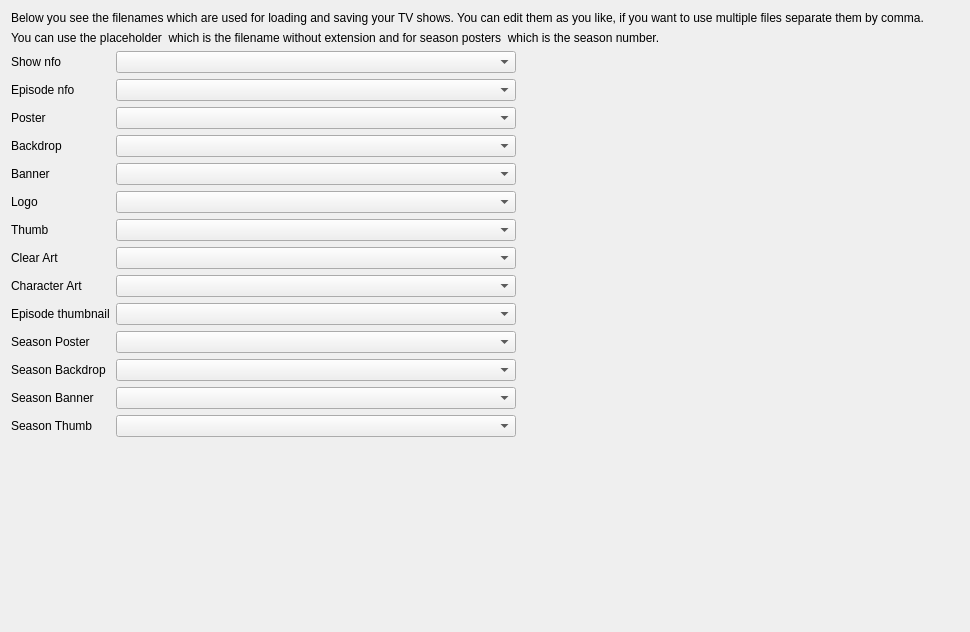
<?xml version="1.0" encoding="UTF-8"?>
<ui version="4.0">
 <class>TvShowSettingsWidget</class>
 <widget class="QWidget" name="TvShowSettingsWidget">
  <property name="geometry">
   <rect>
    <x>0</x>
    <y>0</y>
    <width>970</width>
    <height>632</height>
   </rect>
  </property>
  <layout class="QVBoxLayout" name="verticalLayout_7" stretch="0,0,1,0">
   <item>
    <widget class="QLabel" name="lblTvShowIntro">
     <property name="text">
      <string>Below you see the filenames which are used for loading and saving your TV shows. You can edit them as you like, if you want to use multiple files separate them by comma.</string>
     </property>
     <property name="wordWrap">
      <bool>true</bool>
     </property>
    </widget>
   </item>
   <item>
    <widget class="QLabel" name="lblTvShowPlaceholders">
     <property name="text">
      <string>You can use the placeholder &lt;baseFileName&gt; which is the filename without extension and for season posters &lt;seasonNumber&gt; which is the season number.</string>
     </property>
     <property name="wordWrap">
      <bool>true</bool>
     </property>
    </widget>
   </item>
   <item>
    <layout class="QFormLayout" name="formLayout_6">
     <property name="fieldGrowthPolicy">
      <enum>QFormLayout::FieldGrowthPolicy::ExpandingFieldsGrow</enum>
     </property>
     <item row="0" column="0">
      <widget class="QLabel" name="labelShowNfo">
       <property name="text">
        <string>Show nfo</string>
       </property>
      </widget>
     </item>
     <item row="2" column="0">
      <widget class="QLabel" name="labelPoster">
       <property name="text">
        <string>Poster</string>
       </property>
      </widget>
     </item>
     <item row="3" column="0">
      <widget class="QLabel" name="labelBackdrop">
       <property name="text">
        <string>Backdrop</string>
       </property>
      </widget>
     </item>
     <item row="4" column="0">
      <widget class="QLabel" name="labelBanner">
       <property name="text">
        <string>Banner</string>
       </property>
      </widget>
     </item>
     <item row="5" column="0">
      <widget class="QLabel" name="labelLogo">
       <property name="text">
        <string>Logo</string>
       </property>
      </widget>
     </item>
     <item row="7" column="0">
      <widget class="QLabel" name="labelClearArt">
       <property name="text">
        <string>Clear Art</string>
       </property>
      </widget>
     </item>
     <item row="8" column="0">
      <widget class="QLabel" name="labelCharacterArt">
       <property name="text">
        <string>Character Art</string>
       </property>
      </widget>
     </item>
     <item row="10" column="0">
      <widget class="QLabel" name="labelSeasonPoster">
       <property name="text">
        <string>Season Poster</string>
       </property>
      </widget>
     </item>
     <item row="11" column="0">
      <widget class="QLabel" name="labelSeasonBackdrop">
       <property name="text">
        <string>Season Backdrop</string>
       </property>
      </widget>
     </item>
     <item row="1" column="0">
      <widget class="QLabel" name="labelEpisodeNfo">
       <property name="text">
        <string>Episode nfo</string>
       </property>
      </widget>
     </item>
     <item row="9" column="0">
      <widget class="QLabel" name="labelEpisodeThumbnail">
       <property name="text">
        <string>Episode thumbnail</string>
       </property>
      </widget>
     </item>
     <item row="12" column="0">
      <widget class="QLabel" name="labelSeasonBanner">
       <property name="text">
        <string>Season Banner</string>
       </property>
      </widget>
     </item>
     <item row="0" column="1">
      <widget class="PlaceholderLineEdit" name="showNfo">
       <property name="sizePolicy">
        <sizepolicy hsizetype="MinimumExpanding" vsizetype="Fixed">
         <horstretch>0</horstretch>
         <verstretch>0</verstretch>
        </sizepolicy>
       </property>
       <property name="minimumSize">
        <size>
         <width>200</width>
         <height>0</height>
        </size>
       </property>
       <property name="maximumSize">
        <size>
         <width>400</width>
         <height>16777215</height>
        </size>
       </property>
      </widget>
     </item>
     <item row="1" column="1">
      <widget class="PlaceholderLineEdit" name="showEpisodeNfo">
       <property name="sizePolicy">
        <sizepolicy hsizetype="MinimumExpanding" vsizetype="Fixed">
         <horstretch>0</horstretch>
         <verstretch>0</verstretch>
        </sizepolicy>
       </property>
       <property name="minimumSize">
        <size>
         <width>200</width>
         <height>0</height>
        </size>
       </property>
       <property name="maximumSize">
        <size>
         <width>400</width>
         <height>16777215</height>
        </size>
       </property>
      </widget>
     </item>
     <item row="2" column="1">
      <widget class="PlaceholderLineEdit" name="showPoster">
       <property name="sizePolicy">
        <sizepolicy hsizetype="MinimumExpanding" vsizetype="Fixed">
         <horstretch>0</horstretch>
         <verstretch>0</verstretch>
        </sizepolicy>
       </property>
       <property name="minimumSize">
        <size>
         <width>200</width>
         <height>0</height>
        </size>
       </property>
       <property name="maximumSize">
        <size>
         <width>400</width>
         <height>16777215</height>
        </size>
       </property>
      </widget>
     </item>
     <item row="3" column="1">
      <widget class="PlaceholderLineEdit" name="showBackdrop">
       <property name="sizePolicy">
        <sizepolicy hsizetype="MinimumExpanding" vsizetype="Fixed">
         <horstretch>0</horstretch>
         <verstretch>0</verstretch>
        </sizepolicy>
       </property>
       <property name="minimumSize">
        <size>
         <width>200</width>
         <height>0</height>
        </size>
       </property>
       <property name="maximumSize">
        <size>
         <width>400</width>
         <height>16777215</height>
        </size>
       </property>
      </widget>
     </item>
     <item row="4" column="1">
      <widget class="PlaceholderLineEdit" name="showBanner">
       <property name="sizePolicy">
        <sizepolicy hsizetype="MinimumExpanding" vsizetype="Fixed">
         <horstretch>0</horstretch>
         <verstretch>0</verstretch>
        </sizepolicy>
       </property>
       <property name="minimumSize">
        <size>
         <width>200</width>
         <height>0</height>
        </size>
       </property>
       <property name="maximumSize">
        <size>
         <width>400</width>
         <height>16777215</height>
        </size>
       </property>
      </widget>
     </item>
     <item row="5" column="1">
      <widget class="PlaceholderLineEdit" name="showLogo">
       <property name="sizePolicy">
        <sizepolicy hsizetype="MinimumExpanding" vsizetype="Fixed">
         <horstretch>0</horstretch>
         <verstretch>0</verstretch>
        </sizepolicy>
       </property>
       <property name="minimumSize">
        <size>
         <width>200</width>
         <height>0</height>
        </size>
       </property>
       <property name="maximumSize">
        <size>
         <width>400</width>
         <height>16777215</height>
        </size>
       </property>
      </widget>
     </item>
     <item row="7" column="1">
      <widget class="PlaceholderLineEdit" name="showClearArt">
       <property name="sizePolicy">
        <sizepolicy hsizetype="MinimumExpanding" vsizetype="Fixed">
         <horstretch>0</horstretch>
         <verstretch>0</verstretch>
        </sizepolicy>
       </property>
       <property name="minimumSize">
        <size>
         <width>200</width>
         <height>0</height>
        </size>
       </property>
       <property name="maximumSize">
        <size>
         <width>400</width>
         <height>16777215</height>
        </size>
       </property>
      </widget>
     </item>
     <item row="8" column="1">
      <widget class="PlaceholderLineEdit" name="showCharacterArt">
       <property name="sizePolicy">
        <sizepolicy hsizetype="MinimumExpanding" vsizetype="Fixed">
         <horstretch>0</horstretch>
         <verstretch>0</verstretch>
        </sizepolicy>
       </property>
       <property name="minimumSize">
        <size>
         <width>200</width>
         <height>0</height>
        </size>
       </property>
       <property name="maximumSize">
        <size>
         <width>400</width>
         <height>16777215</height>
        </size>
       </property>
      </widget>
     </item>
     <item row="9" column="1">
      <widget class="PlaceholderLineEdit" name="showEpisodeThumbnail">
       <property name="sizePolicy">
        <sizepolicy hsizetype="MinimumExpanding" vsizetype="Fixed">
         <horstretch>0</horstretch>
         <verstretch>0</verstretch>
        </sizepolicy>
       </property>
       <property name="minimumSize">
        <size>
         <width>200</width>
         <height>0</height>
        </size>
       </property>
       <property name="maximumSize">
        <size>
         <width>400</width>
         <height>16777215</height>
        </size>
       </property>
      </widget>
     </item>
     <item row="10" column="1">
      <widget class="PlaceholderLineEdit" name="showSeasonPoster">
       <property name="sizePolicy">
        <sizepolicy hsizetype="MinimumExpanding" vsizetype="Fixed">
         <horstretch>0</horstretch>
         <verstretch>0</verstretch>
        </sizepolicy>
       </property>
       <property name="minimumSize">
        <size>
         <width>200</width>
         <height>0</height>
        </size>
       </property>
       <property name="maximumSize">
        <size>
         <width>400</width>
         <height>16777215</height>
        </size>
       </property>
      </widget>
     </item>
     <item row="11" column="1">
      <widget class="PlaceholderLineEdit" name="showSeasonBackdrop">
       <property name="sizePolicy">
        <sizepolicy hsizetype="MinimumExpanding" vsizetype="Fixed">
         <horstretch>0</horstretch>
         <verstretch>0</verstretch>
        </sizepolicy>
       </property>
       <property name="minimumSize">
        <size>
         <width>200</width>
         <height>0</height>
        </size>
       </property>
       <property name="maximumSize">
        <size>
         <width>400</width>
         <height>16777215</height>
        </size>
       </property>
      </widget>
     </item>
     <item row="12" column="1">
      <widget class="PlaceholderLineEdit" name="showSeasonBanner">
       <property name="sizePolicy">
        <sizepolicy hsizetype="MinimumExpanding" vsizetype="Fixed">
         <horstretch>0</horstretch>
         <verstretch>0</verstretch>
        </sizepolicy>
       </property>
       <property name="minimumSize">
        <size>
         <width>200</width>
         <height>0</height>
        </size>
       </property>
       <property name="maximumSize">
        <size>
         <width>400</width>
         <height>16777215</height>
        </size>
       </property>
      </widget>
     </item>
     <item row="13" column="0">
      <widget class="QLabel" name="labelSeasonThumb">
       <property name="text">
        <string>Season Thumb</string>
       </property>
      </widget>
     </item>
     <item row="6" column="0">
      <widget class="QLabel" name="labelThumb">
       <property name="text">
        <string>Thumb</string>
       </property>
      </widget>
     </item>
     <item row="6" column="1">
      <widget class="PlaceholderLineEdit" name="showThumb">
       <property name="sizePolicy">
        <sizepolicy hsizetype="MinimumExpanding" vsizetype="Fixed">
         <horstretch>0</horstretch>
         <verstretch>0</verstretch>
        </sizepolicy>
       </property>
       <property name="minimumSize">
        <size>
         <width>200</width>
         <height>0</height>
        </size>
       </property>
       <property name="maximumSize">
        <size>
         <width>400</width>
         <height>16777215</height>
        </size>
       </property>
      </widget>
     </item>
     <item row="13" column="1">
      <widget class="PlaceholderLineEdit" name="showSeasonThumb">
       <property name="sizePolicy">
        <sizepolicy hsizetype="MinimumExpanding" vsizetype="Fixed">
         <horstretch>0</horstretch>
         <verstretch>0</verstretch>
        </sizepolicy>
       </property>
       <property name="minimumSize">
        <size>
         <width>200</width>
         <height>0</height>
        </size>
       </property>
       <property name="maximumSize">
        <size>
         <width>400</width>
         <height>16777215</height>
        </size>
       </property>
      </widget>
     </item>
    </layout>
   </item>
   <item>
    <spacer name="verticalSpacer">
     <property name="orientation">
      <enum>Qt::Vertical</enum>
     </property>
     <property name="sizeHint" stdset="0">
      <size>
       <width>20</width>
       <height>40</height>
      </size>
     </property>
    </spacer>
   </item>
  </layout>
 </widget>
 <customwidgets>
  <customwidget>
   <class>PlaceholderLineEdit</class>
   <extends>QComboBox</extends>
   <header location="global">ui/small_widgets/PlaceholderLineEdit.h</header>
  </customwidget>
 </customwidgets>
 <resources/>
 <connections/>
</ui>
